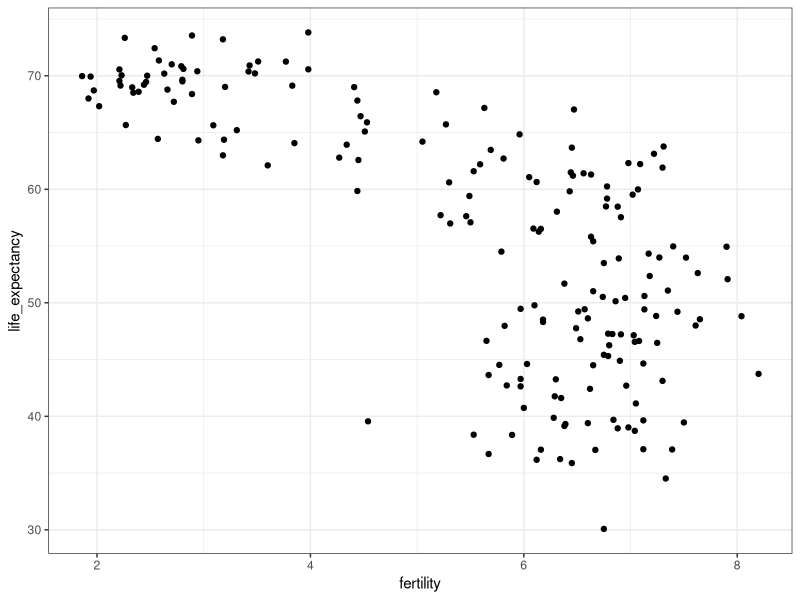
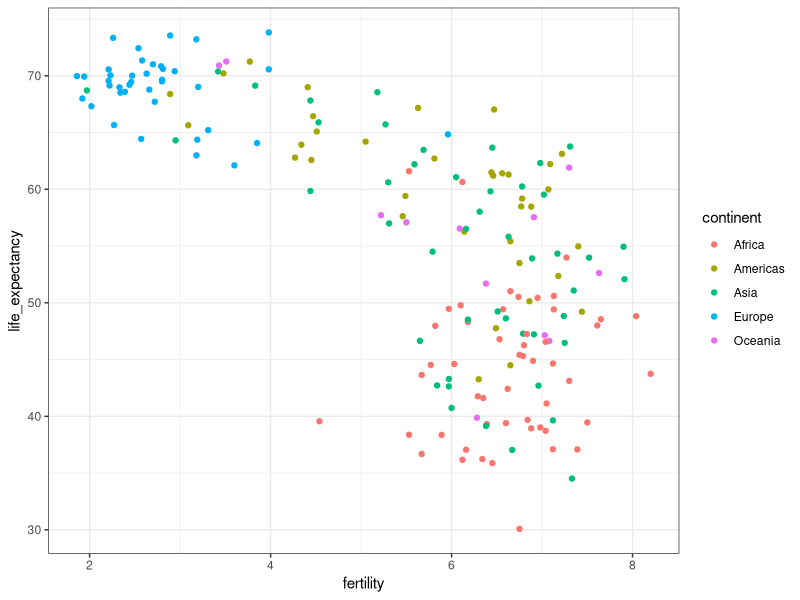
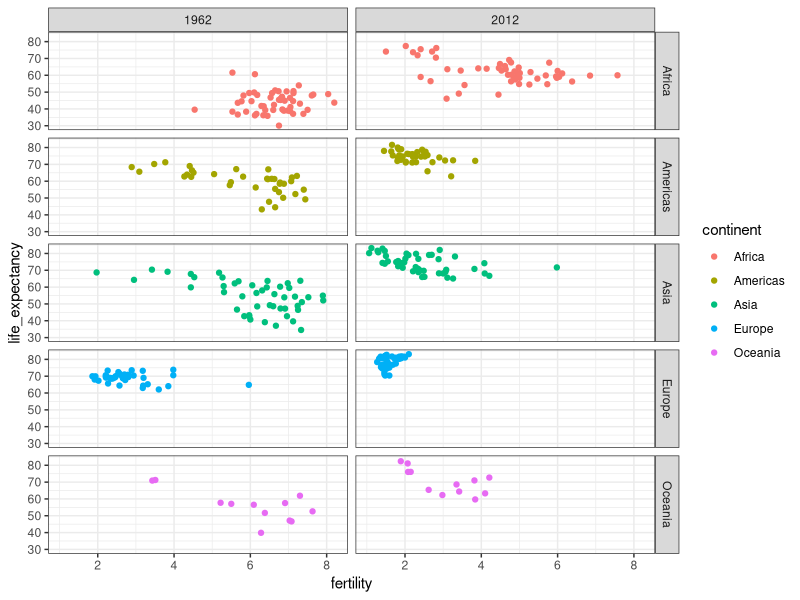
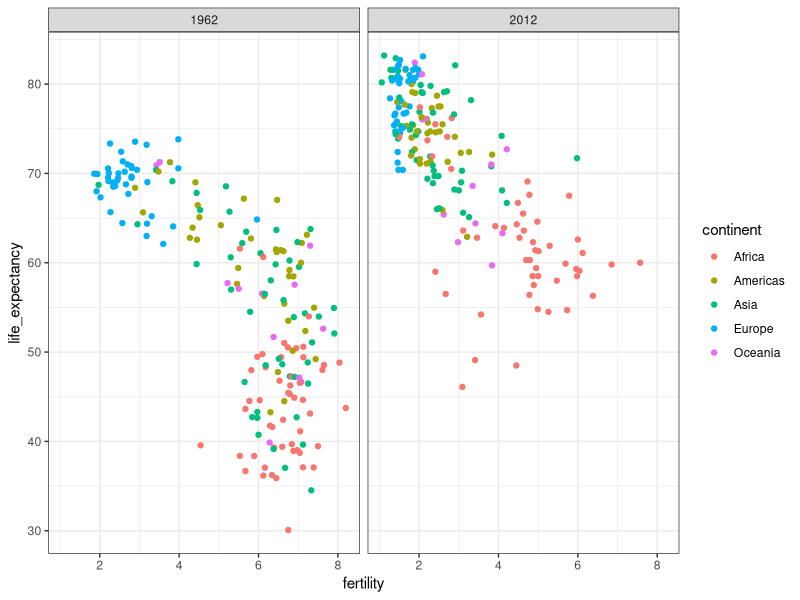
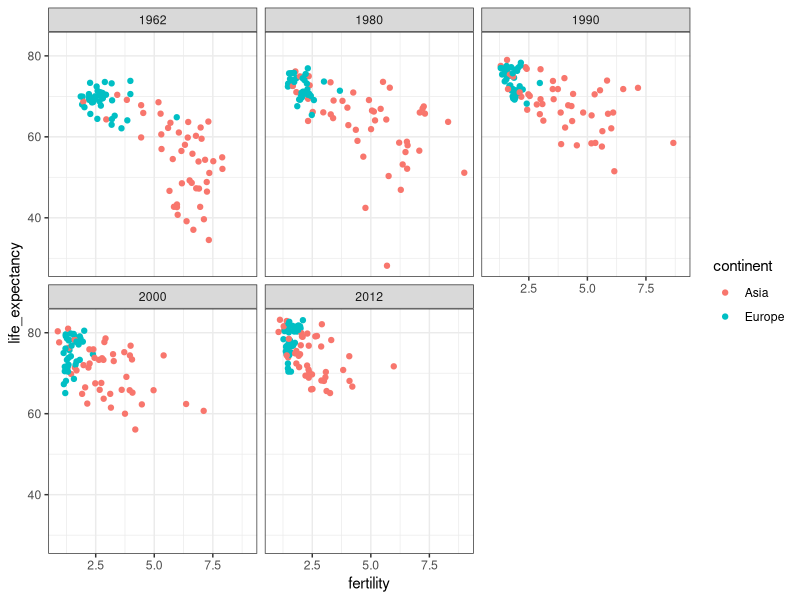
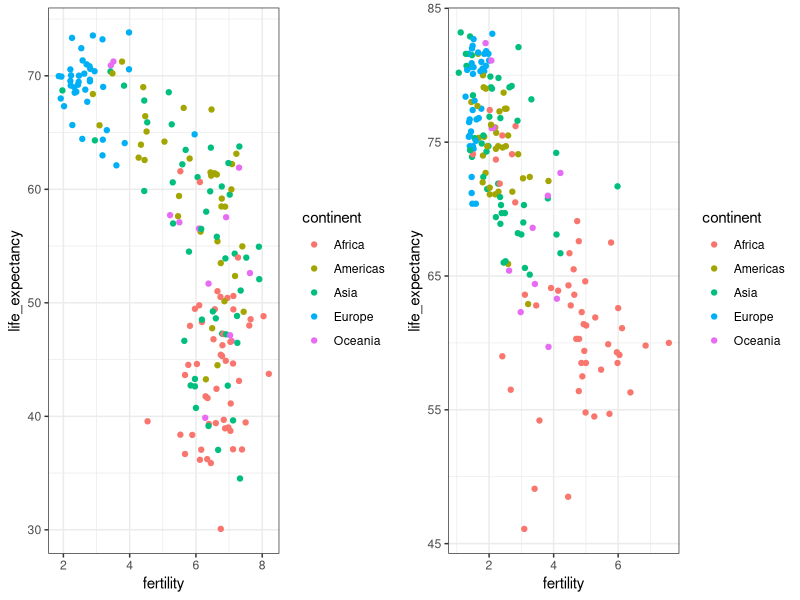
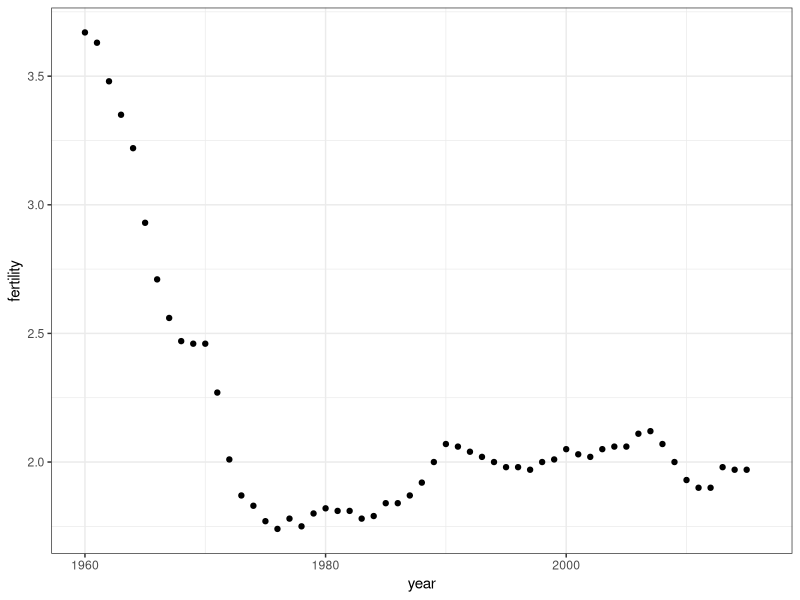
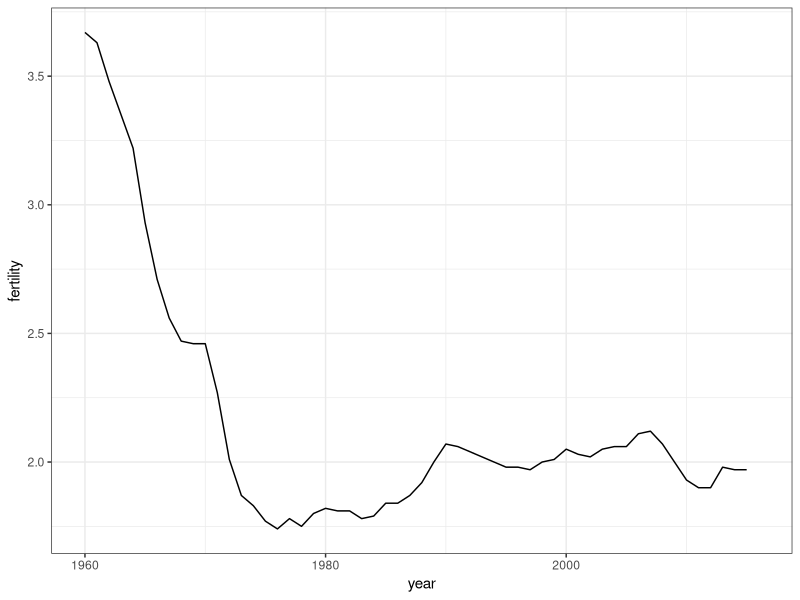

Write the R code that produced these figures, in order.
## ---- chunk 1
knitr::opts_chunk$set(echo = TRUE)
## ---- chunk 2
library(dslabs)
data(gapminder)
head(gapminder)
## ---- chunk 3
library(tidyverse)
gapminder %>% 
  filter(year == 2015 & country %in% c("Sri Lanka","Turkey")) %>% 
  select(country, infant_mortality)
## ---- chunk 4
comp_table <- data_frame(comparison = rep(1:5, each = 2),
           country = c("Sri Lanka", "Turkey", "Poland", "South Korea", "Malaysia", "Russia", "Pakistan","Vietnam","Thailand","South Africa"))

tmp <- gapminder %>% 
  filter(year == 2015) %>% 
  select(country, infant_mortality) %>% 
  mutate(country = as.character(country)) ##to match characters to characters
  
tab <- inner_join(comp_table, tmp, by = "country") %>% select(-comparison)
  
bind_cols(slice(tab,seq(1,9,2)), slice(tab,seq(2,10,2))) %>% knitr::kable()
## ---- chunk 5
ds_theme_set()

filter(gapminder, year==1962) %>%
  ggplot( aes(fertility, life_expectancy)) +
  geom_point()
## ---- chunk 6
filter(gapminder, year==1962) %>%
  ggplot( aes(fertility, life_expectancy, color = continent)) +
  geom_point() 
## ---- chunk 7
filter(gapminder, year%in%c(1962, 2012)) %>%
  ggplot(aes(fertility, life_expectancy, col = continent)) +
  geom_point() +
  facet_grid(continent~year)
## ---- chunk 8
filter(gapminder, year%in%c(1962, 2012)) %>%
  ggplot(aes(fertility, life_expectancy, col = continent)) +
  geom_point() +
  facet_grid( . ~ year)
## ---- chunk 9
years <- c(1962, 1980, 1990, 2000, 2012)
continents <- c("Europe", "Asia")
gapminder %>% 
  filter(year %in% years & continent %in% continents) %>%
  ggplot( aes(fertility, life_expectancy, col = continent)) +
  geom_point() +
  facet_wrap(~year) 
## ---- chunk 10
library(gridExtra)
p1 <- filter(gapminder, year == 1962) %>%
  ggplot(aes(fertility, life_expectancy, col = continent)) +
  geom_point() 
p2 <- filter(gapminder, year == 2012) %>%
  ggplot(aes(fertility, life_expectancy, col = continent)) +
  geom_point() 
grid.arrange(p1, p2, ncol = 2)
## ---- chunk 11
gapminder %>% filter(country == "United States") %>% 
  ggplot(aes(year,fertility)) +
  geom_point()
## ---- chunk 12
gapminder %>% filter(country == "United States") %>% 
  ggplot(aes(year,fertility)) +
  geom_line()
## ---- chunk 13
countries <- c("South Korea","Germany")
gapminder %>% filter(country %in% countries) %>% 
  ggplot(aes(year,fertility)) +
  geom_line()
## ---- chunk 14
countries <- c("South Korea","Germany")
gapminder %>% filter(country %in% countries) %>% 
  ggplot(aes(year,fertility, group = country)) +
  geom_line()
## ---- chunk 15
countries <- c("South Korea","Germany")
gapminder %>% filter(country %in% countries) %>% 
  ggplot(aes(year,fertility, col = country)) +
  geom_line()
## ---- chunk 16
labels <- data.frame(country = countries, x = c(1975,1965), y = c(60,72))

gapminder %>% filter(country %in% countries) %>% 
  ggplot(aes(year, life_expectancy, col = country)) +
  geom_line() +
  geom_text(data = labels, aes(x, y, label = country), size = 5) + theme(legend.position = "none")
## ---- chunk 17
gapminder <- gapminder %>% 
  mutate(dollars_per_day = gdp/population/365)
## ---- chunk 18
past_year <- 1970
gapminder %>% 
  filter(year == past_year & !is.na(gdp)) %>%
  ggplot(aes(dollars_per_day)) + 
  geom_histogram(binwidth = 1, color = "black")
## ---- chunk 19
gapminder %>% 
  filter(year == past_year & !is.na(gdp)) %>%
  ggplot(aes(log2(dollars_per_day))) + 
  geom_histogram(binwidth = 1, color = "black")
## ---- chunk 20
gapminder %>% filter(year == past_year) %>%
  ggplot(aes(log10(population))) +
  geom_histogram(binwidth = 0.5, color = "black")
## ---- chunk 21
gapminder %>% 
  filter(year == past_year & !is.na(gdp)) %>%
  ggplot(aes(dollars_per_day)) + 
  geom_histogram(binwidth = 1, color = "black") +
  scale_x_continuous(trans = "log2")
## ---- chunk 22
length(levels(gapminder$region))
## ---- chunk 23
p <- gapminder %>% 
  filter(year == past_year & !is.na(gdp)) %>%
  ggplot(aes(region, dollars_per_day)) 
p + geom_boxplot() 
## ---- chunk 24
p + geom_boxplot() +
  theme(axis.text.x = element_text(angle = 90, hjust = 1))
## ---- chunk 25
fac <- factor(c("Asia", "Asia", "West", "West", "West"))
levels(fac)

value <- c(10, 11, 12, 6, 4)
fac <- reorder(fac, value, FUN = mean)
levels(fac)
## ---- chunk 26
p <- gapminder %>% 
  filter(year == past_year & !is.na(gdp)) %>%
  mutate(region = reorder(region, dollars_per_day, FUN = median)) %>%
  ggplot(aes(region, dollars_per_day, fill = continent)) +
  geom_boxplot() +
  theme(axis.text.x = element_text(angle = 90, hjust = 1)) +
  xlab("")
p
## ---- chunk 27
p + scale_y_continuous(trans = "log2")
## ---- chunk 28
p + scale_y_continuous(trans = "log2") + geom_point(show.legend = FALSE) 
## ---- chunk 29
west <- c("Western Europe","Northern Europe","Southern Europe",
          "Northern America","Australia and New Zealand")
## ---- chunk 30
gapminder %>% 
  filter(year == past_year & !is.na(gdp)) %>%
  mutate(group = ifelse(region%in%west, "West", "Developing")) %>%
  ggplot(aes(dollars_per_day)) +
  geom_histogram(binwidth = 1, color = "black") +
  scale_x_continuous(trans = "log2") + 
  facet_grid(. ~ group)
## ---- chunk 31
past_year <- 1970
present_year <- 2010
gapminder %>% 
  filter(year %in% c(past_year, present_year) & !is.na(gdp)) %>%
  mutate(group = ifelse(region%in%west, "West", "Developing")) %>%
  ggplot(aes(dollars_per_day)) +
  geom_histogram(binwidth = 1, color = "black") +
  scale_x_continuous(trans = "log2") + 
  facet_grid(year ~ group)
## ---- chunk 32
country_list_1 <- gapminder %>% 
  filter(year == past_year & !is.na(dollars_per_day)) %>% .$country

country_list_2 <- gapminder %>% 
  filter(year == present_year & !is.na(dollars_per_day)) %>% .$country
      
country_list <- intersect(country_list_1, country_list_2)
## ---- chunk 33
gapminder %>% 
  filter(year %in% c(past_year, present_year) & country %in% country_list) %>%
  mutate(group = ifelse(region%in%west, "West", "Developing")) %>%
  ggplot(aes(dollars_per_day)) +
  geom_histogram(binwidth = 1, color = "black") +
  scale_x_continuous(trans = "log2") + 
  facet_grid(year ~ group)
## ---- chunk 34
p <- gapminder %>% 
  filter(year %in% c(past_year, present_year) & country %in% country_list) %>%
  mutate(region = reorder(region, dollars_per_day, FUN = median)) %>%
  ggplot() +
  theme(axis.text.x = element_text(angle = 90, hjust = 1)) +
  xlab("") +
  scale_y_continuous(trans = "log2")  
## ---- chunk 35
p + geom_boxplot(aes(region, dollars_per_day, fill = continent)) +
  facet_grid(year~.)
## ---- chunk 36
p + geom_boxplot(aes(region, dollars_per_day, fill = factor(year)))
## ---- chunk 37
gapminder %>% 
  filter(year %in% c(past_year, present_year) & country %in% country_list) %>%
  mutate(year = ifelse(year == past_year, "past", "present")) %>%
  select(country, region, continent, year, dollars_per_day) %>%
  spread(year, dollars_per_day)  %>%
  mutate(difference = present/past) %>%
  mutate(region = reorder(region, difference, FUN = median)) %>%
  ggplot(aes(region,  difference, fill = factor(continent))) +
  geom_boxplot() + 
  geom_point(show.legend = FALSE) +
  theme(axis.text.x = element_text(angle = 90, hjust = 1)) +
  xlab("") + ylab(paste("Fold Increase Between", past_year, "and", present_year)) +
  scale_y_continuous(trans = "log2")  
## ---- chunk 38
gapminder %>% 
  filter(year %in% c(past_year, present_year) & country %in% country_list) %>%
  ggplot(aes(dollars_per_day)) +
  geom_density(fill = "grey") + 
  scale_x_continuous(trans = "log2") + 
  facet_grid(year~.)
## ---- chunk 39
gapminder %>% 
  filter(year == past_year & country %in% country_list) %>%
  mutate(group = ifelse(region %in% west, "West", "Developing")) %>% group_by(group) %>% 
  summarize(n=n()) %>% knitr::kable()
## ---- chunk 40
gapminder %>% 
  filter(year %in% c(past_year, present_year) & country %in% country_list) %>%
  mutate(group = ifelse(region %in% west, "West", "Developing")) %>%
  ggplot(aes(dollars_per_day, fill = group)) +
  scale_x_continuous(trans = "log2") +
  geom_density(alpha = 0.2) + 
  facet_grid(year ~ .)
## ---- chunk 41
p <- gapminder %>% 
  filter(year %in% c(past_year, present_year) & country %in% country_list) %>%
  mutate(group = ifelse(region %in% west, "West", "Developing")) %>%
  ggplot(aes(dollars_per_day, y = ..count.., fill = group)) +
  scale_x_continuous(trans = "log2")

p + geom_density(alpha = 0.2) + facet_grid(year ~ .)
## ---- chunk 42
p + geom_density(alpha = 0.2, bw = 0.75) + facet_grid(year ~ .)
## ---- chunk 43
gapminder <- gapminder %>% 
  mutate(group = case_when(
    .$region %in% west ~ "West",
    .$region %in% c("Eastern Asia", "South-Eastern Asia") ~ "East Asia",
    .$region %in% c("Caribbean", "Central America", "South America") ~ "Latin America",
    .$continent == "Africa" & .$region != "Northern Africa" ~ "Sub-Saharan Africa",
    TRUE ~ "Others"))
## ---- chunk 44
gapminder <- gapminder %>% 
  mutate(group = factor(group, levels = c("Others", "Latin America", "East Asia","Sub-Saharan Africa", "West")))
## ---- chunk 45
p <- gapminder %>% 
    filter(year %in% c(past_year, present_year) & country %in% country_list) %>%
  ggplot(aes(dollars_per_day, y = ..count.., fill = group, color = group)) +
  scale_x_continuous(trans = "log2")

p + geom_density(alpha = 0.2, bw = 0.75, size = 2) + facet_grid(year ~ .)
## ---- chunk 46
p + geom_density(alpha = 0.2, bw = 0.75, position = "stack") + facet_grid(year ~ .)
## ---- chunk 47
gapminder %>% 
    filter(year %in% c(past_year, present_year) & country %in% country_list) %>%
  group_by(year) %>%
  mutate(weight = population/sum(population)*2) %>%
  ungroup() %>%
  ggplot(aes(dollars_per_day, fill = group, weight = weight)) +
  scale_x_continuous(trans = "log2") + 
  geom_density(alpha = 0.2, bw = 0.75, position = "stack") + facet_grid(year ~ .) 
## ---- chunk 48
gapminder <- gapminder %>% 
  mutate(group = case_when(
    .$region %in% west ~ "The West",
    .$region %in% "Northern Africa" ~ "Northern Africa",
    .$region %in% c("Eastern Asia", "South-Eastern Asia") ~ "East Asia",
    .$region == "Southern Asia"~ "Southern Asia",
    .$region %in% c("Central America", "South America", "Caribbean") ~ "Latin America",
    .$continent == "Africa" & .$region != "Northern Africa" ~ "Sub-Saharan Africa",
    .$region %in% c("Melanesia", "Micronesia", "Polynesia") ~ "Pacific Islands"))
## ---- chunk 49
surv_income <- gapminder %>% 
  filter(year %in% present_year & !is.na(gdp) & !is.na(infant_mortality) & !is.na(group)) %>%
  group_by(group) %>%
  summarize(income = sum(gdp)/sum(population)/365,
            infant_survival_rate = 1-sum(infant_mortality/1000*population)/sum(population)) 

surv_income %>% arrange(income)
## ---- chunk 50
surv_income %>% ggplot(aes(income, infant_survival_rate, label = group, color = group)) +
  scale_x_continuous(trans = "log2", limits = c(0.25, 150)) +
  scale_y_continuous(trans = "logit", limit = c(0.875, .9981), 
                     breaks = c(.85,.90,.95,.99,.995,.998)) +
  geom_label(size = 3, show.legend = FALSE)
## ---- chunk 51
library(ggrepel)
highlight <- c("Sierra Leone", "Mauritius",  "Sudan", "Botswana", "Tunisia",
               "Cambodia","Singapore","Chile", "Haiti", "Bolivia",
               "United States","Sweden", "Angola", "Serbia")

gapminder %>% filter(year %in% present_year & !is.na(gdp) & !is.na(infant_mortality) & !is.na(group) ) %>%
  ggplot(aes(dollars_per_day, 1 - infant_mortality/1000, col = group, label = country)) +
  scale_x_continuous(trans = "log2", limits=c(0.25, 150)) +
  scale_y_continuous(trans = "logit",limit=c(0.875, .9981),
                     breaks=c(.85,.90,.95,.99,.995,.998)) + 
  geom_point(alpha = 0.5, size = 3) +
  geom_text_repel(size = 4, show.legend = FALSE,
    data = filter(gapminder, year %in% present_year & country %in% highlight))
